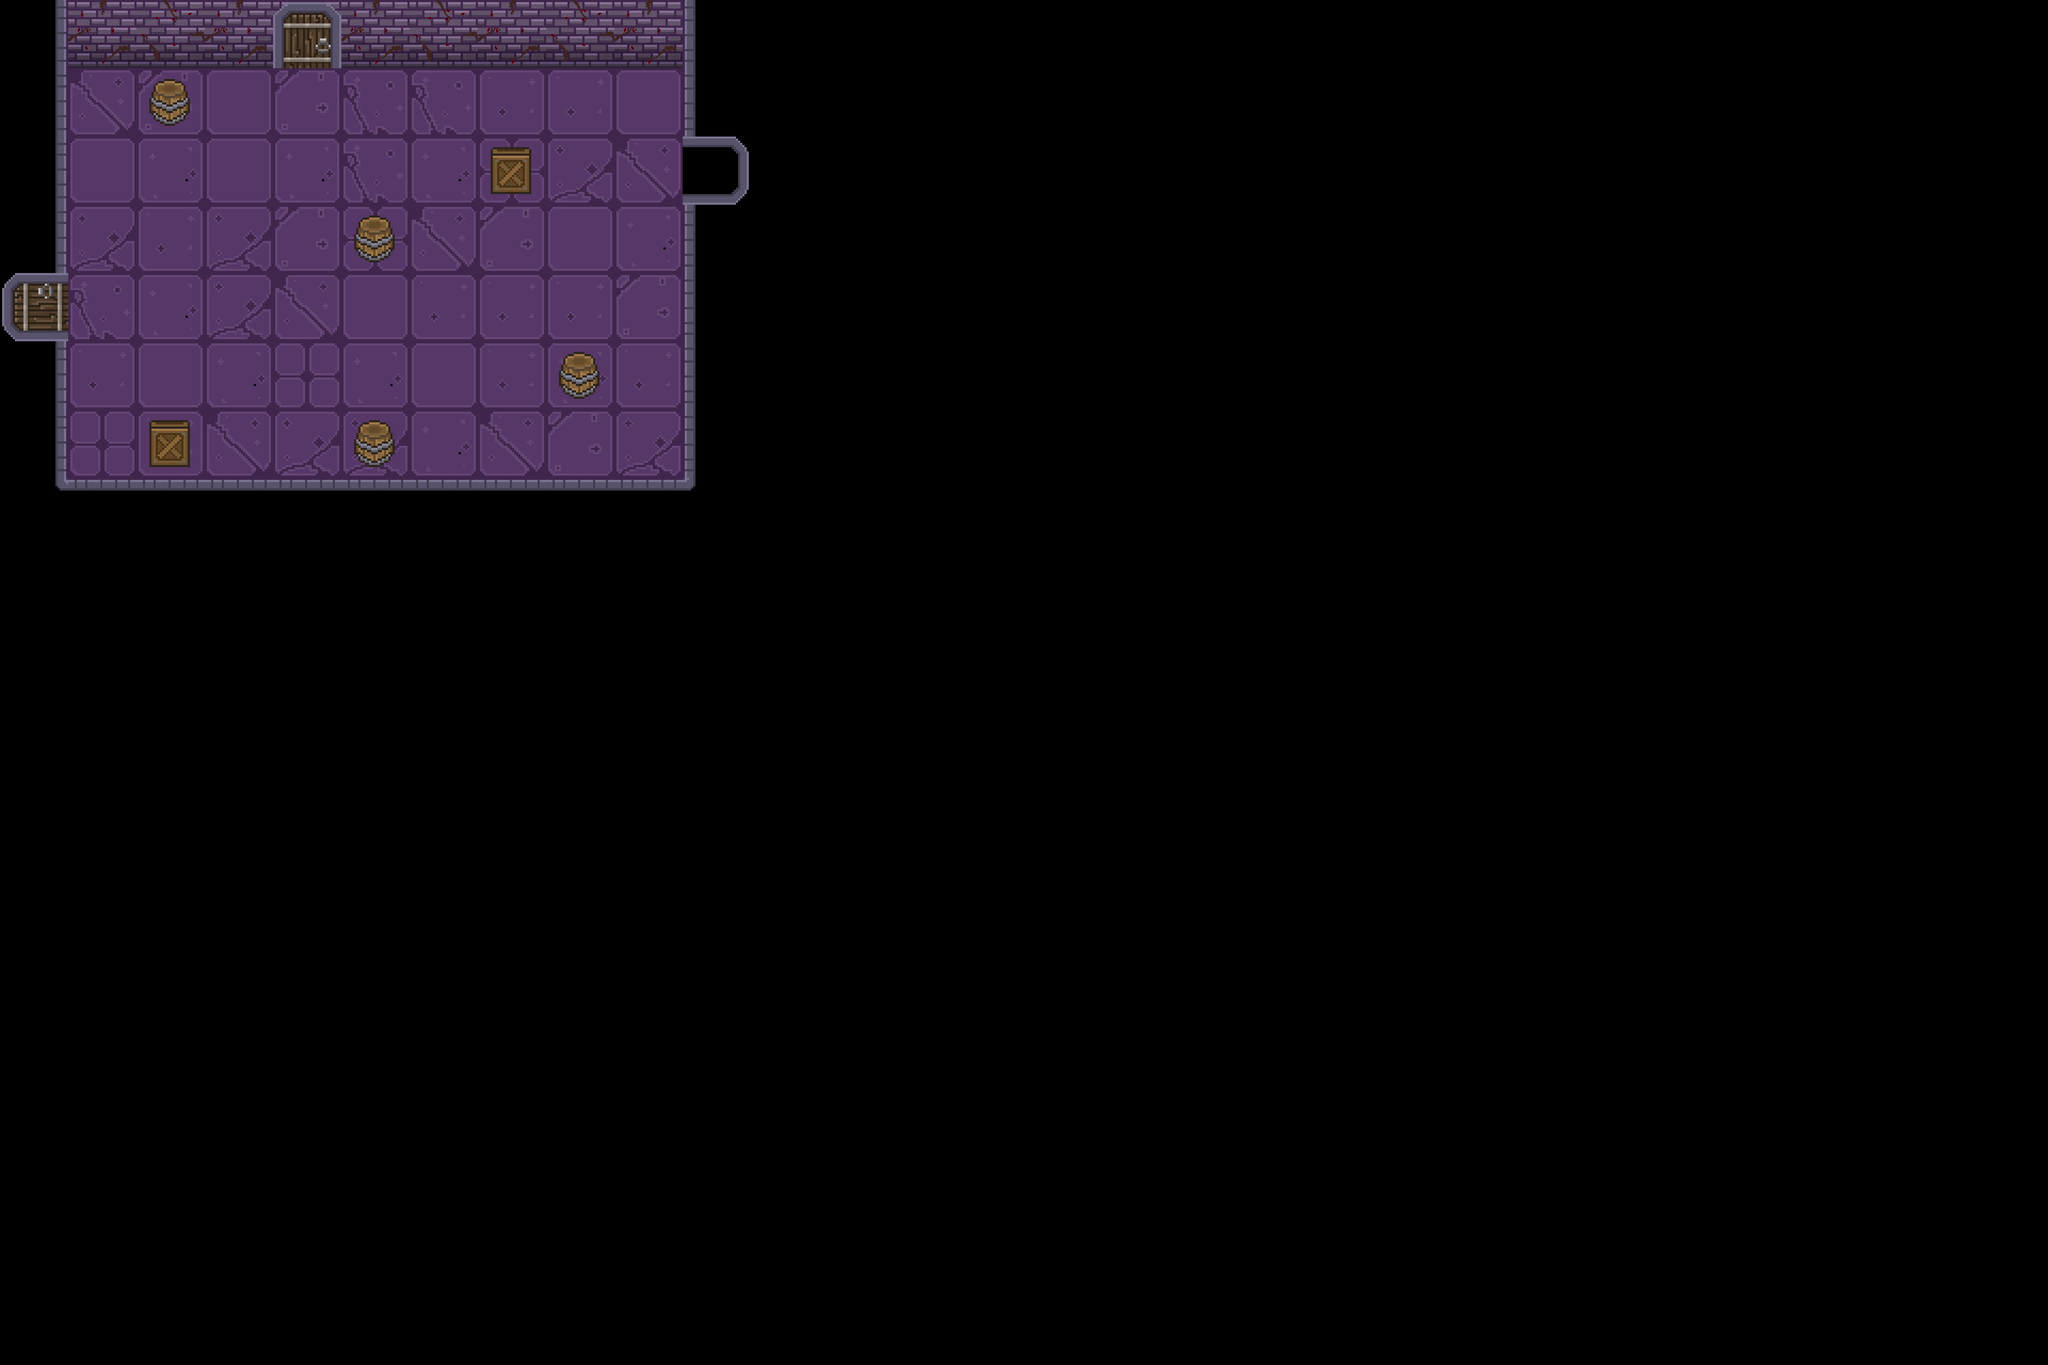

The image is a tile-based game level rendered from a .tmx file. Its description and complete source (layers, tilesets, objects, tile grids) follow:
An orthogonal 30x20 tile map with 128x128 px tiles, 3 tile layers (terrain, walls, objects) and 4 objects (2x door, player, capecao).

<map version="1.10" tiledversion="1.11.0" orientation="orthogonal" renderorder="right-down" width="30" height="20" tilewidth="128" tileheight="128" infinite="0" nextlayerid="7" nextobjectid="5">
 <tileset firstgid="1" source="dungeon_tile.tsx" />
 <layer id="1" name="terrain" width="30" height="20">
  <data encoding="csv">
0,0,0,0,0,0,0,0,0,0,0,0,0,0,0,0,0,0,0,0,0,0,0,0,0,0,0,0,0,0,
0,28,19,2,19,30,30,8,8,2,0,0,0,0,0,0,0,0,0,0,0,0,0,0,0,0,0,0,0,0,
0,2,31,2,31,30,31,29,27,28,0,0,0,0,0,0,0,0,0,0,0,0,0,0,0,0,0,0,0,0,
0,27,8,27,19,29,28,19,2,31,0,0,0,0,0,0,0,0,0,0,0,0,0,0,0,0,0,0,0,0,
0,30,31,27,28,2,8,8,8,19,0,0,0,0,0,0,0,0,0,0,0,0,0,0,0,0,0,0,0,0,
0,8,2,31,29,31,2,8,31,8,0,0,0,0,0,0,0,0,0,0,0,0,0,0,0,0,0,0,0,0,
0,29,8,28,27,27,31,28,19,27,0,0,0,0,0,0,0,0,0,0,0,0,0,0,0,0,0,0,0,0,
0,0,0,0,0,0,0,0,0,0,0,0,0,0,0,0,0,0,0,0,0,0,0,0,0,0,0,0,0,0,
0,0,0,0,0,0,0,0,0,0,0,0,0,0,0,0,0,0,0,0,0,0,0,0,0,0,0,0,0,0,
0,0,0,0,0,0,0,0,0,0,0,0,0,0,0,0,0,0,0,0,0,0,0,0,0,0,0,0,0,0,
0,0,0,0,0,0,0,0,0,0,0,0,0,0,0,0,0,0,0,0,0,0,0,0,0,0,0,0,0,0,
0,0,0,0,0,0,0,0,0,0,0,0,0,0,0,0,0,0,0,0,0,0,0,0,0,0,0,0,0,0,
0,0,0,0,0,0,0,0,0,0,0,0,0,0,0,0,0,0,0,0,0,0,0,0,0,0,0,0,0,0,
0,0,0,0,0,0,0,0,0,0,0,0,0,0,0,0,0,0,0,0,0,0,0,0,0,0,0,0,0,0,
0,0,0,0,0,0,0,0,0,0,0,0,0,0,0,0,0,0,0,0,0,0,0,0,0,0,0,0,0,0,
0,0,0,0,0,0,0,0,0,0,0,0,0,0,0,0,0,0,0,0,0,0,0,0,0,0,0,0,0,0,
0,0,0,0,0,0,0,0,0,0,0,0,0,0,0,0,0,0,0,0,0,0,0,0,0,0,0,0,0,0,
0,0,0,0,0,0,0,0,0,0,0,0,0,0,0,0,0,0,0,0,0,0,0,0,0,0,0,0,0,0,
0,0,0,0,0,0,0,0,0,0,0,0,0,0,0,0,0,0,0,0,0,0,0,0,0,0,0,0,0,0,
0,0,0,0,0,0,0,0,0,0,0,0,0,0,0,0,0,0,0,0,0,0,0,0,0,0,0,0,0,0
</data>
 </layer>
 <layer id="2" name="walls" width="30" height="20">
  <data encoding="csv">
38,3,3,3,3,3,3,3,3,3,3221225510,0,0,0,0,0,0,0,0,0,0,0,0,0,0,0,0,0,0,0,
38,0,0,0,0,0,0,0,0,0,3221225510,0,0,0,0,0,0,0,0,0,0,0,0,0,0,0,0,0,0,0,
38,0,0,0,0,0,0,0,0,0,3221225510,0,0,0,0,0,0,0,0,0,0,0,0,0,0,0,0,0,0,0,
38,0,0,0,0,0,0,0,0,0,3221225510,0,0,0,0,0,0,0,0,0,0,0,0,0,0,0,0,0,0,0,
38,0,0,0,0,0,0,0,0,0,3221225510,0,0,0,0,0,0,0,0,0,0,0,0,0,0,0,0,0,0,0,
38,0,0,0,0,0,0,0,0,0,3221225510,0,0,0,0,0,0,0,0,0,0,0,0,0,0,0,0,0,0,0,
38,0,0,0,0,0,0,0,0,0,3221225510,0,0,0,0,0,0,0,0,0,0,0,0,0,0,0,0,0,0,0,
3221225479,1610612774,1610612774,1610612774,1610612774,1610612774,1610612774,1610612774,1610612774,1610612774,2684354567,0,0,0,0,0,0,0,0,0,0,0,0,0,0,0,0,0,0,0,
0,0,0,0,0,0,0,0,0,0,0,0,0,0,0,0,0,0,0,0,0,0,0,0,0,0,0,0,0,0,
0,0,0,0,0,0,0,0,0,0,0,0,0,0,0,0,0,0,0,0,0,0,0,0,0,0,0,0,0,0,
0,0,0,0,0,0,0,0,0,0,0,0,0,0,0,0,0,0,0,0,0,0,0,0,0,0,0,0,0,0,
0,0,0,0,0,0,0,0,0,0,0,0,0,0,0,0,0,0,0,0,0,0,0,0,0,0,0,0,0,0,
0,0,0,0,0,0,0,0,0,0,0,0,0,0,0,0,0,0,0,0,0,0,0,0,0,0,0,0,0,0,
0,0,0,0,0,0,0,0,0,0,0,0,0,0,0,0,0,0,0,0,0,0,0,0,0,0,0,0,0,0,
0,0,0,0,0,0,0,0,0,0,0,0,0,0,0,0,0,0,0,0,0,0,0,0,0,0,0,0,0,0,
0,0,0,0,0,0,0,0,0,0,0,0,0,0,0,0,0,0,0,0,0,0,0,0,0,0,0,0,0,0,
0,0,0,0,0,0,0,0,0,0,0,0,0,0,0,0,0,0,0,0,0,0,0,0,0,0,0,0,0,0,
0,0,0,0,0,0,0,0,0,0,0,0,0,0,0,0,0,0,0,0,0,0,0,0,0,0,0,0,0,0,
0,0,0,0,0,0,0,0,0,0,0,0,0,0,0,0,0,0,0,0,0,0,0,0,0,0,0,0,0,0,
0,0,0,0,0,0,0,0,0,0,0,0,0,0,0,0,0,0,0,0,0,0,0,0,0,0,0,0,0,0
</data>
 </layer>
 <layer id="3" name="objects" width="30" height="20">
  <data encoding="csv">
0,34,2684354594,34,33,34,2684354594,34,2684354594,34,0,0,0,0,0,0,0,0,0,0,0,0,0,0,0,0,0,0,0,0,
0,0,26,0,0,0,0,0,0,0,0,0,0,0,0,0,0,0,0,0,0,0,0,0,0,0,0,0,0,0,
0,0,0,0,0,0,0,25,0,0,3758096407,0,0,0,0,0,0,0,0,0,0,0,0,0,0,0,0,0,0,0,
0,0,0,0,0,26,0,0,0,0,0,0,0,0,0,0,0,0,0,0,0,0,0,0,0,0,0,0,0,0,
1610612769,0,0,0,0,0,0,0,0,0,0,0,0,0,0,0,0,0,0,0,0,0,0,0,0,0,0,0,0,0,
0,0,0,0,0,0,0,0,26,0,0,0,0,0,0,0,0,0,0,0,0,0,0,0,0,0,0,0,0,0,
0,0,25,0,0,26,0,0,0,0,0,0,0,0,0,0,0,0,0,0,0,0,0,0,0,0,0,0,0,0,
0,0,0,0,0,0,0,0,0,0,0,0,0,0,0,0,0,0,0,0,0,0,0,0,0,0,0,0,0,0,
0,0,0,0,0,0,0,0,0,0,0,0,0,0,0,0,0,0,0,0,0,0,0,0,0,0,0,0,0,0,
0,0,0,0,0,0,0,0,0,0,0,0,0,0,0,0,0,0,0,0,0,0,0,0,0,0,0,0,0,0,
0,0,0,0,0,0,0,0,0,0,0,0,0,0,0,0,0,0,0,0,0,0,0,0,0,0,0,0,0,0,
0,0,0,0,0,0,0,0,0,0,0,0,0,0,0,0,0,0,0,0,0,0,0,0,0,0,0,0,0,0,
0,0,0,0,0,0,0,0,0,0,0,0,0,0,0,0,0,0,0,0,0,0,0,0,0,0,0,0,0,0,
0,0,0,0,0,0,0,0,0,0,0,0,0,0,0,0,0,0,0,0,0,0,0,0,0,0,0,0,0,0,
0,0,0,0,0,0,0,0,0,0,0,0,0,0,0,0,0,0,0,0,0,0,0,0,0,0,0,0,0,0,
0,0,0,0,0,0,0,0,0,0,0,0,0,0,0,0,0,0,0,0,0,0,0,0,0,0,0,0,0,0,
0,0,0,0,0,0,0,0,0,0,0,0,0,0,0,0,0,0,0,0,0,0,0,0,0,0,0,0,0,0,
0,0,0,0,0,0,0,0,0,0,0,0,0,0,0,0,0,0,0,0,0,0,0,0,0,0,0,0,0,0,
0,0,0,0,0,0,0,0,0,0,0,0,0,0,0,0,0,0,0,0,0,0,0,0,0,0,0,0,0,0,
0,0,0,0,0,0,0,0,0,0,0,0,0,0,0,0,0,0,0,0,0,0,0,0,0,0,0,0,0,0
</data>
 </layer>
 <objectgroup id="4" name="door">
  <object id="1" name="door" x="578.788" y="78.7879" />
  <object id="2" name="door" x="84.8485" y="575.758" />
 </objectgroup>
 <objectgroup id="5" name="player">
  <object id="3" name="player" x="1248.48" y="312.121" />
 </objectgroup>
 <objectgroup id="6" name="capecao">
  <object id="4" name="capecao" x="1245.45" y="375.758" />
 </objectgroup>
</map>
